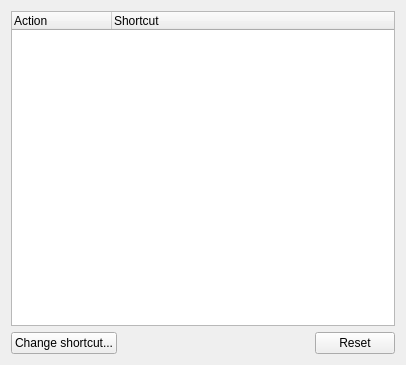
<?xml version="1.0" encoding="UTF-8"?>
<ui version="4.0">
 <class>HotkeyEditor</class>
 <widget class="QWidget" name="HotkeyEditor">
  <property name="geometry">
   <rect>
    <x>0</x>
    <y>0</y>
    <width>406</width>
    <height>365</height>
   </rect>
  </property>
  <property name="windowTitle">
   <string notr="true">Shortcuts</string>
  </property>
  <layout class="QGridLayout" name="gridLayout">
   <item row="1" column="1">
    <spacer name="horizontalSpacer_7">
     <property name="orientation">
      <enum>Qt::Horizontal</enum>
     </property>
     <property name="sizeHint" stdset="0">
      <size>
       <width>262</width>
       <height>20</height>
      </size>
     </property>
    </spacer>
   </item>
   <item row="1" column="0">
    <widget class="QPushButton" name="changeShortcutButton">
     <property name="text">
      <string>Change shortcut...</string>
     </property>
     <property name="icon">
      <iconset theme="configure"/>
     </property>
    </widget>
   </item>
   <item row="1" column="2">
    <widget class="QPushButton" name="resetShortcutsButton">
     <property name="text">
      <string>Reset</string>
     </property>
    </widget>
   </item>
   <item row="0" column="0" colspan="3">
    <widget class="QTreeWidget" name="shortcutTreeWidget">
     <property name="alternatingRowColors">
      <bool>true</bool>
     </property>
     <property name="animated">
      <bool>true</bool>
     </property>
     <column>
      <property name="text">
       <string>Action</string>
      </property>
     </column>
     <column>
      <property name="text">
       <string>Shortcut</string>
      </property>
     </column>
    </widget>
   </item>
  </layout>
 </widget>
 <resources/>
 <connections/>
</ui>
